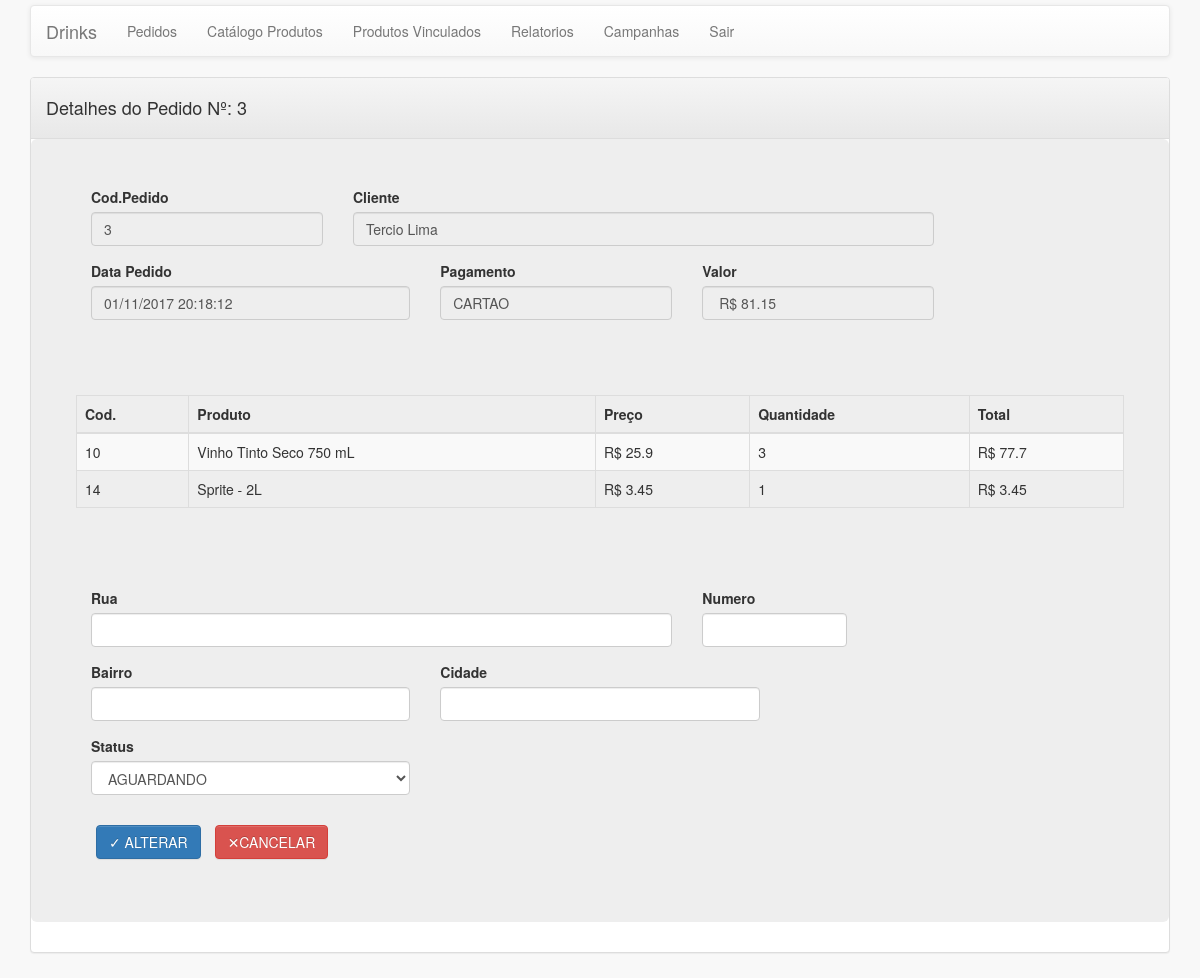
The page /pages/pedido/detalhePedido.php?codPedido=3 (signed in) on the database its author committed.
### tables this page shows
CREATE TABLE `pedido` (
  `codPedido` int(11) NOT NULL,
  `dataPedido` text NOT NULL,
  `bairro` varchar(50) DEFAULT NULL,
  `cep` varchar(9) DEFAULT NULL,
  `cidade` varchar(50) DEFAULT NULL,
  `latitude` varchar(10) DEFAULT NULL,
  `longitude` varchar(10) DEFAULT NULL,
  `numero` int(11) DEFAULT NULL,
  `rua` varchar(150) DEFAULT NULL,
  `uf` varchar(2) DEFAULT NULL,
  `pagamento` varchar(255) DEFAULT NULL,
  `status` varchar(255) NOT NULL,
  `valorTotal` double NOT NULL,
  `bandeiraCartao` varchar(15) DEFAULT NULL,
  `codUsuario` int(11) NOT NULL,
  `codEstabelecimento` int(11) NOT NULL
);

CREATE TABLE `usuarios` (
  `codUsuario` int(11) NOT NULL,
  `nome` varchar(50) NOT NULL,
  `email` varchar(100) NOT NULL,
  `encrypted_password` varchar(80) NOT NULL,
  `telefone` varchar(30) DEFAULT NULL
);

CREATE TABLE `pedido_produto` (
  `codPedido` int(11) NOT NULL,
  `codProduto` int(11) NOT NULL,
  `preco` double DEFAULT NULL,
  `quantidade` int(11) DEFAULT NULL,
  `precoTotal` double DEFAULT NULL
);

CREATE TABLE `produto` (
  `codProduto` int(11) NOT NULL,
  `ean` varchar(15) NOT NULL,
  `descricao` varchar(400) NOT NULL,
  `nome` varchar(150) NOT NULL,
  `ref_img` varchar(150) DEFAULT NULL
);

### resources/functions/DB_Functions.php (called while the page is built, shortened)
<?php
function detalhesPedido($nomeId = null, $codPed = null)
{
    $found = null;
    try {
        $database = open_database();
        $sql = "SELECT pedido.codPedido,pedido.dataPedido, pedido.bairro,
                pedido.cidade,pedido.rua,pedido.numero,pedido.pagamento,
                pedido.status,pedido.valorTotal,pedido.codUsuario,
                usuarios.nome AS usuario,usuarios.telefone,usuarios.email,
                pedido_produto.codProduto,pedido_produto.preco,
                pedido_produto.quantidade,pedido_produto.precoTotal,produto.nome
                FROM pedido,pedido_produto,usuarios,produto, estabelecimento
                WHERE pedido.codPedido = pedido_produto.codPedido
                AND pedido.codUsuario = usuarios.codUsuario
                AND produto.codProduto = pedido_produto.codProduto
                AND pedido.codPedido = pedido_produto.codPedido
                AND pedido.codEstabelecimento = estabelecimento.codEstabelecimento
                AND pedido.codEstabelecimento = ".$nomeId.
                " AND pedido.codPedido = " .$codPed.
                " GROUP BY pedido_produto.codPedido;" ;
        $result = $database->query($sql);
        if ($result->num_rows > 0) {
            $found = $result->fetch_all(MYSQLI_ASSOC);
        }
    } catch (Exception $e) {
        $_SESSION['message'] = $e->GetMessage();
        $_SESSION['type'] = 'danger';
    }
    return $found;
}
function itens($nomeId = null, $codPed=null)
{
    $found = null;
    try {
        $database = open_database();
        $sql = "SELECT p.codPedido, p.dataPedido, p.bairro, p.cidade, p.rua, p.numero, p.pagamento,
            p.status, p.valorTotal, p.codUsuario, u.nome, u.telefone, u.email, pp.codProduto, pp.preco,
            pp.quantidade, pp.precoTotal, pr.nome
            FROM pedido as p
            inner join pedido_produto as pp on
            (pp.codPedido = p.codPedido)
            inner join usuarios as u on
            (u.codUsuario = p.codUsuario)
            inner join produto as pr on
            (pr.codProduto = pp.codProduto)
            inner join estabelecimento as e on
            (e.codEstabelecimento = p.codEstabelecimento)
            WHERE p.codEstabelecimento = ".$nomeId." AND p.codPedido = " .$codPed.
            " ORDER BY pp.codProduto asc;";
        $result = $database->query($sql);
        if ($result->num_rows > 0) {
            $found = $result->fetch_all(MYSQLI_ASSOC);
        }
    } catch (Exception $e) {
        $_SESSION['message'] = $e->GetMessage();
        $_SESSION['type'] = 'danger';
    }
    return $found;
}

### pages/pedido/detalhePedido.php (the view, shortened to what this page needs)
<?php
require_once ('../include/header.php');
require_once ('../menu/menu.php');
$codEstabelecimento = null;
$codPedido = null;
if (isset($_GET['codEstabelecimento']) && empty($_GET['codEstabelecimento']) == false) {
    $codEstabelecimento = $_GET['codEstabelecimento'];
} else {
    $codEstabelecimento = $_SESSION['codEstabelecimento'];
}
if (isset($_GET['codPedido']) && empty($_GET['codPedido']) == false) {
    $codPedido = addslashes($_GET['codPedido']);
}
$dados = detalhesPedido($codEstabelecimento, $codPedido);
$pdo = itens($codEstabelecimento, $codPedido);
?>
<!DOCTYPE html>
<html lang="pt-br">
    <body>
        <div class="container">
<?php
if (count($dados) > 0) {
    foreach ($dados as $pedido) {
        ?>
                    <div class="panel panel-default">
                                    <div class="panel-heading"><h4>Detalhes do Pedido Nº: <?php echo $pedido['codPedido']; ?></h4></div>
                    <div class="jumbotron">
                        <form method="POST">
                            <div class="row">
                                    <div class="form-group col-md-3">
                                        <label for="codPedido">Cod.Pedido</label>
                                        <input type="text"
                                               class="form-control" id="codPedido" name="codPedido"
                                               value="<?php echo $pedido['codPedido']; ?> " readonly>
                                    </div>
                                    <div class="form-group col-md-7">
                                        <label for="codUsuario">Cliente</label>
                                        <input type="text"  class="form-control" name="codUsuario"
                                         value="<?php echo $pedido['usuario']; ?>" readonly>
                                    </div>
                                </div>
                                <div class="row">
                                    <div class="form-group col-md-4">
                                        <label for="dataPedido">Data Pedido</label> <input type="datetime"
                                                                                           class="form-control" name="dataPedido"
                                                                                           value="<?php echo $pedido['dataPedido']; ?>" readonly>
                                    </div>
                                    <div class="form-group col-md-3">
                                        <label for="pagamento">Pagamento</label> <input type="text"
                                                                                        class="form-control" name="pagamento"
                                                                                        value="<?php echo $pedido['pagamento']; ?>" readonly>
                                    </div>
                                    <div class="form-group col-md-3">
                                        <label for="valorTotal">Valor</label> <input type="text"
                                                                                     class="form-control" name="valorTotal"
                                                                                     value="<?php echo " R$ " . $pedido['valorTotal']; ?>" readonly>
                                    </div>
                                </div>
                                <br>
                                <br>
                                <br>
                                <div class="row">
                                    <table border="1" class="table table-bordered table-striped">
                                        <thead>
                                            <tr>
                                                <th>Cod.</th>
                                                <th>Produto</th>
                                                <th>Preço</th>
                                                <th>Quantidade</th>
                                                <th>Total</th>
                                            </tr>
                                        </thead>
                                        <tbody>
        <?php
          if (count($pdo) > 0) {
            foreach ($pdo as $row) {
                echo '<tr>';
                echo '<td>' . $row['codProduto'] . '</td>';
                echo '<td>' . $row['nome'] . '</td>';
                echo '<td>' . "R$ " . $row['preco'] . '</td>';
                echo '<td>' . $row['quantidade'] . '</td>';
                echo '<td>' . "R$ " . $row['precoTotal'] . '</td>';
                echo '</tr>';
            }
        }
        ?>
                                        </tbody>
                                    </table>
                                </div>
                                <br>
                                <br>
                                <br>
                                <div class="row">
                                    <div class="form-group col-md-7">
                                        <label for="rua">Rua</label> <input type="text"
                                                                            class="form-control" name="rua"
                                                                            value="<?php echo $pedido['rua']; ?>">
                                    </div>
                                    <div class="form-group col-md-2">
                                        <label for="numero">Numero</label> <input type="text"
                                                                                  class="form-control" id="numero" name="numero"
                                                                                  value="<?php echo $pedido['numero']; ?>">
                                    </div>
                                </div>
                                <div class="row">
                                    <div class="form-group col-md-4">
                                        <label for="bairro">Bairro</label> <input type="text"
                                                                                  class="form-control" name="bairro"
                                                                                  value="<?php echo $pedido['bairro']; ?>">
                                    </div>
                                    <div class="form-group col-md-4">
                                        <label for="cidade">Cidade</label> <input type="text"
                                                                                  class="form-control" name="cidade"
                                                                                  value="<?php echo $pedido['cidade']; ?>">
                                    </div>
                                </div>
                                <div class="row">
                                    <div class="form-group col-md-4">
                                        <label for="status">Status</label>
        <?php selected_Status($pedido['status']) ?>
                                    </div>
                                </div>
                                <div class=row>
                                    <div class="form-group col-md-4">
                                        <input type="submit" value="&#10003 Alterar"
                                               class="btn btn-primary" />
                                        <a href="listarPedido.php"
                                           class="btn btn-danger">&#10005Cancelar</a>
                                    </div>
                                </div>
                        </form>
                    </div>
        <?php
    }
}
?>
        </div>
    </body>

### resources/util/array_status.php
<?php
function selected_Status($status = null)
{
    $array_status = array("AGUARDANDO","ENTREGUE","CANCELADO");
    $select = '<select class="form-control selectpicker" name="status" id="status">';
    $select .= '<option value="">--Selecione--</option>';
    foreach($array_status as $val){
        if($status){
            $sel = ($val == $status)?'selected="selected"':'';
            $select .= '<option value="'.$val.'" '.$sel.'>'.$val.'</option>';
        }else{
            $select .= '<option value="'.$val.'">'.$val.'</option>';
        }
    }
    $select .= '</select>';
    echo $select;
}

### rows shown on the page
pedido: codPedido "3", codUsuario "Tercio Lima", dataPedido "01/11/2017 20:18:12", pagamento "CARTAO", valorTotal "R$ 81.15", pedido_produto.codProduto "10", produto.nome "Vinho Tinto Seco 750 mL", pedido_produto.preco "25.9", pedido_produto.quantidade "3", pedido_produto.precoTotal "77.7", pedido_produto.codProduto "14", produto.nome "Sprite - 2L", pedido_produto.preco "3.45", pedido_produto.quantidade "1", pedido_produto.precoTotal "3.45", status "AGUARDANDO"
